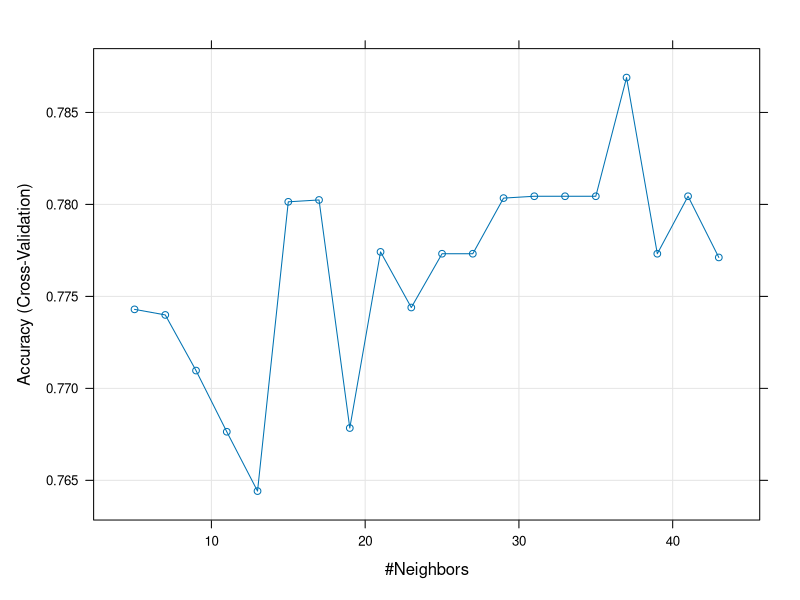
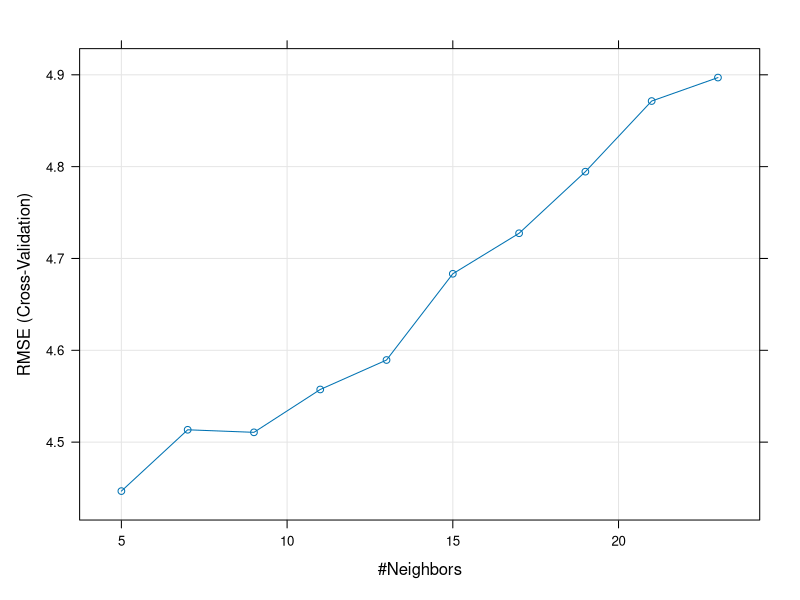

Reproduce these figures in R, in order.
#KNN: K-Nearest Neighbors
#http://www.sthda.com/english/articles/35-statistical-machine-learning-essentials/142-knn-k-nearest-neighbors-essentials/
#----------------------------------------
#The kNN algorithm predicts the outcome of a new observation by comparing it to k similar cases in the training data set, where k is defined by the analyst.
library(tidyverse)  #tidyverse for easy data manipulation and visualization
library(caret)      #caret for easy machine learning workflow
#----------KNN algorithm for classification:
#To classify a given new observation (new_obs), the k-nearest neighbors method starts by identifying the k most similar training observations (i.e. neighbors) to our new_obs, and then assigns new_obs to the class containing the majority of its neighbors.
#---------KNN algorithm for regression:
#Similarly, to predict a continuous outcome value for given new observation (new_obs), the KNN algorithm computes the average outcome value of the k training observations that are the most similar to new_obs, and returns this value as new_obs predicted outcome value.
#---------Similarity measures:
#Note that, the (dis)similarity between observations is generally determined using Euclidean distance measure, which is very sensitive to the scale on which predictor variable measurements are made. 
#So, it's generally recommended to standardize (i.e., normalize) the predictor variables for making their scales comparable.

# Load the data and remove NAs
data("PimaIndiansDiabetes2", package = "mlbench")
PimaIndiansDiabetes2 <- na.omit(PimaIndiansDiabetes2)
# Inspect the data
sample_n(PimaIndiansDiabetes2, 3)
# Split the data into training and test set
set.seed(123)
training.samples <- PimaIndiansDiabetes2$diabetes %>% 
  createDataPartition(p = 0.8, list = FALSE)
train.data  <- PimaIndiansDiabetes2[training.samples, ]
test.data <- PimaIndiansDiabetes2[-training.samples, ]
#=======================classification regression=============================
#We'll use the caret package, which automatically tests different possible values of k, then chooses the optimal k that minimizes the cross-validation ("cv") error, and fits the final best KNN model that explains the best our data.
#Additionally caret can automatically preprocess the data in order to normalize the predictor variables.
#We'll use the following arguments in the function train():
    #trControl, to set up 10-fold cross validation
    #preProcess, to normalize the data
    #tuneLength, to specify the number of possible k values to evaluate
# Fit the model on the training set
set.seed(123)
model <- train(
  diabetes ~., data = train.data, method = "knn",
  trControl = trainControl("cv", number = 10),
  preProcess = c("center","scale"),
  tuneLength = 20
)
# Plot model accuracy vs different values of k
plot(model)
# Print the best tuning parameter k that maximizes model accuracy
model$bestTune
# Make predictions on the test data
predicted.classes <- model %>% predict(test.data)
head(predicted.classes)
# Compute model accuracy rate
mean(predicted.classes == test.data$diabetes)
#=========================for regression===========================
#In this section, we'll describe how to predict a continuous variable using KNN.
# Load the data
data("Boston", package = "MASS")
# Inspect the data
sample_n(Boston, 3)
# Split the data into training and test set
set.seed(123)
training.samples <- Boston$medv %>%
  createDataPartition(p = 0.8, list = FALSE)
train.data  <- Boston[training.samples, ]
test.data <- Boston[-training.samples, ]
#---------Compute KNN using caret.
#The best k is the one that minimize the prediction error RMSE (root mean squared error).
#RMSE = mean((observeds - predicteds)^2) %>% sqrt(). The lower the RMSE, the better the model.
# Fit the model on the training set
set.seed(123)
model <- train(
  medv~., data = train.data, method = "knn",
  trControl = trainControl("cv", number = 10),
  preProcess = c("center","scale"),
  tuneLength = 10
)
# Plot model error RMSE vs different values of k
plot(model)
# Best tuning parameter k that minimize the RMSE
model$bestTune
# Make predictions on the test data
predictions <- model %>% predict(test.data)
head(predictions)
# Compute the prediction error RMSE
RMSE(predictions, test.data$medv)
